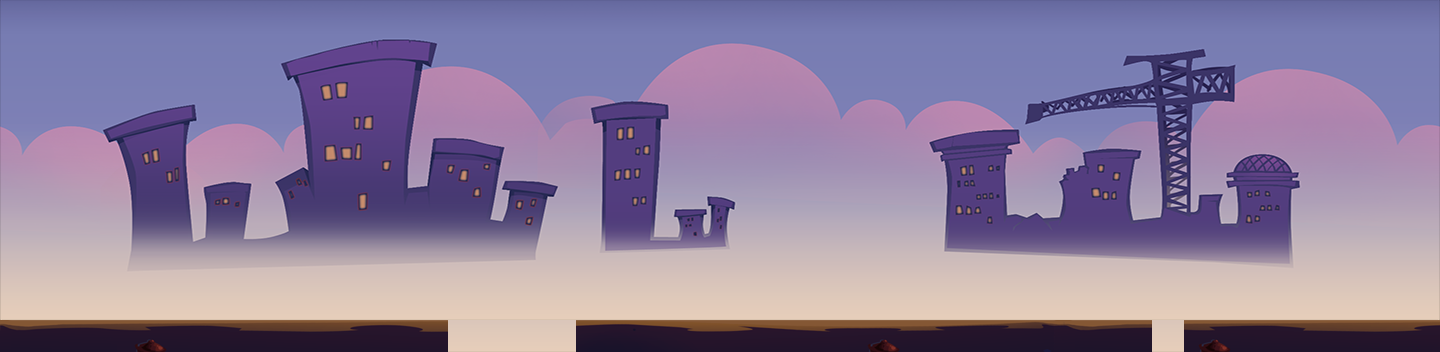

The image is a tile-based game level rendered from a .tmx file. Its description and source (layers, tilesets, objects; grid data summarised) follow:
An orthogonal 45x11 tile map with 32x32 px tiles, 1 tile layer (块层 1) and 18 objects.

<map version="1.0" orientation="orthogonal" width="45" height="11" tilewidth="32" tileheight="32">
 <tileset firstgid="1" name="map1" tilewidth="32" tileheight="32">
  <image source="map1.png" width="1440" height="379" />
 </tileset>
 <layer name="块层 1" width="45" height="11" opacity="0.94">
  <data>[495 cells, 495 non-empty, 490 distinct tile ids]</data>
 </layer>
 <objectgroup name="boxs" width="45" height="11">
  <object x="359" y="320" />
  <object x="533" y="280" />
  <object x="800" y="280" />
  <object x="1248" y="255" />
  <object x="1110" y="258" />
 </objectgroup>
 <objectgroup name="floors" width="45" height="11">
  <object x="0" y="320" width="448" height="32" />
  <object x="576" y="320" width="576" height="32" />
  <object x="1184" y="320" width="256" height="32" />
 </objectgroup>
 <objectgroup name="coins" width="45" height="11">
  <object x="563" y="205" />
  <object x="593" y="179" />
  <object x="783" y="307" />
  <object x="814" y="305" />
  <object x="574" y="286" />
  <object x="446" y="275" />
  <object x="1248" y="291" />
  <object x="1276" y="192" />
  <object x="1295" y="166" />
 </objectgroup>
 <objectgroup name="battery" width="45" height="11">
  <object x="1090" y="325" />
 </objectgroup>
</map>
